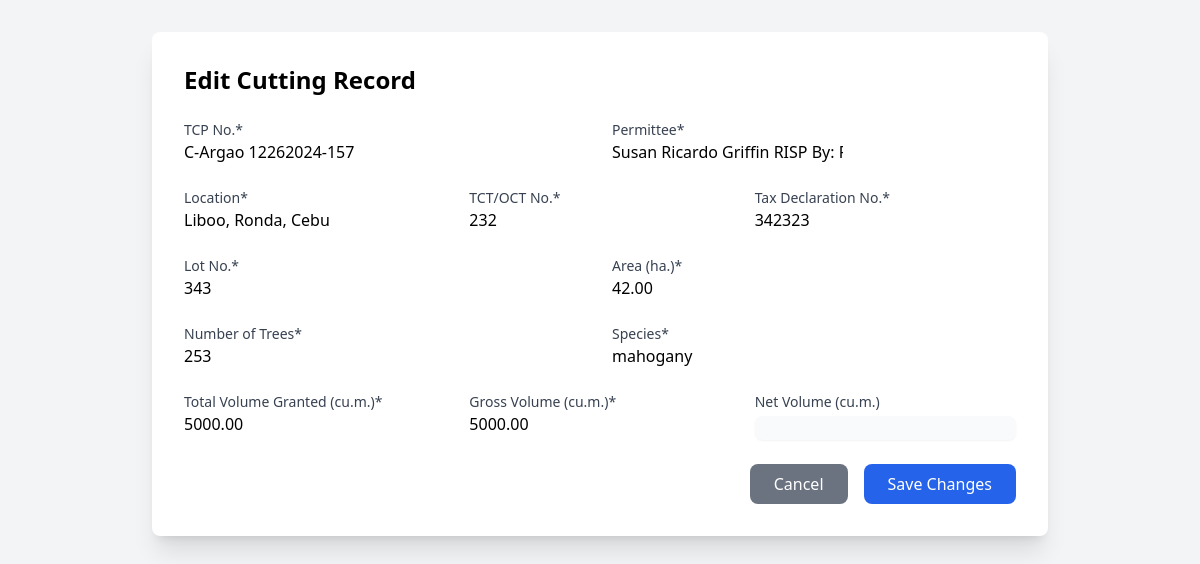
The app's page /cutting/edit/1/ (signed in), older data.
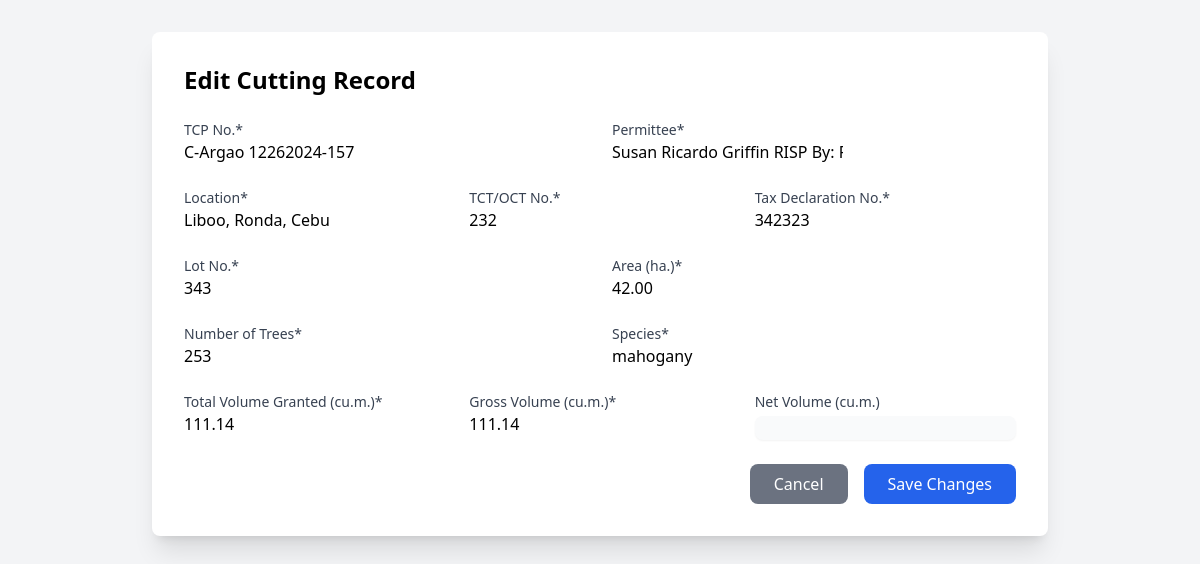
The same page, newer data.
### base/models.py (models this page shows, shortened)
class Cutting(models.Model):
    tcp_no = models.CharField(max_length=100, unique=True)
    permit_issue_date = models.DateField(null=True, blank=True)
    expiry_date = models.DateField(null=True, blank=True)
    permittee = models.CharField(max_length=100)
    rep_by = models.CharField(max_length=100, blank=True, null=True)
    total_volume_granted = models.DecimalField(max_digits=10, decimal_places=2)
    location = models.CharField(max_length=200, default='')
    tct_oct_no = models.CharField(max_length=100, default='')
    tax_dec_no = models.CharField(max_length=100, default='')
    lot_no = models.CharField(max_length=100, default='')
    area = models.DecimalField(max_digits=10, decimal_places=2, default=0)
    no_of_trees = models.IntegerField(default=0)
    species = models.CharField(max_length=100, default='')
    gross_volume = models.DecimalField(max_digits=10, decimal_places=2, default=0)
    created_at = models.DateTimeField(auto_now_add=True)
    updated_at = models.DateTimeField(auto_now=True)
    class Meta:
        ordering = ['-created_at']

### base/views.py (the view)
# urls.py: path('cutting/edit/<int:pk>/', views.edit_cutting, name='edit_cutting'),
@login_required
def edit_cutting(request, pk):
    cutting = get_object_or_404(Cutting, pk=pk)
    if request.method == 'POST':
        form = CuttingForm(request.POST, instance=cutting)
        if form.is_valid():
            form.save()
            messages.success(request, 'Cutting record updated successfully!')
            return redirect('cutting')
    else:
        form = CuttingForm(instance=cutting)
    context = {
        'form': form,
        'cutting': cutting
    }
    return render(request, 'edit_cutting.html', context)

### base/templates/edit_cutting.html (shortened to what this page needs)
{% load static %}
<!DOCTYPE html>
<html lang="en">
<head>
    <script src="https://cdn.tailwindcss.com"></script>
</head>
<body class="bg-gray-100">
    <div class="max-w-4xl mx-auto bg-white p-8 mt-8 shadow-xl rounded-lg">
        <h2 class="text-2xl font-bold mb-6">Edit Cutting Record</h2>
        <form method="POST" class="space-y-6">
            <div class="grid grid-cols-1 md:grid-cols-2 gap-6">
                <div>
                    <label class="block text-sm font-medium text-gray-700">TCP No.*</label>
                    {{ form.tcp_no }}
                </div>
                <div>
                    <label class="block text-sm font-medium text-gray-700">Permittee*</label>
                    {{ form.permittee }}
                </div>
            </div>
            <div class="mt-6">
                <div class="grid grid-cols-1 md:grid-cols-3 gap-6">
                    <div>
                        <label class="block text-sm font-medium text-gray-700">Location*</label>
                        {{ form.location }}
                    </div>
                    <div>
                        <label class="block text-sm font-medium text-gray-700">TCT/OCT No.*</label>
                        {{ form.tct_oct_no }}
                    </div>
                    <div>
                        <label class="block text-sm font-medium text-gray-700">Tax Declaration No.*</label>
                        {{ form.tax_dec_no }}
                    </div>
                </div>
            </div>
            <div class="mt-6">
                <div class="grid grid-cols-1 md:grid-cols-2 gap-6">
                    <div>
                        <label class="block text-sm font-medium text-gray-700">Lot No.*</label>
                        {{ form.lot_no }}
                    </div>
                    <div>
                        <label class="block text-sm font-medium text-gray-700">Area (ha.)*</label>
                        {{ form.area }}
                    </div>
                </div>
            </div>
            <div class="mt-6">
                <div class="grid grid-cols-1 md:grid-cols-2 gap-6">
                    <div>
                        <label class="block text-sm font-medium text-gray-700">Number of Trees*</label>
                        {{ form.no_of_trees }}
                    </div>
                    <div>
                        <label class="block text-sm font-medium text-gray-700">Species*</label>
                        {{ form.species }}
                    </div>
                </div>
            </div>
            <div class="mt-6">
                <div class="grid grid-cols-1 md:grid-cols-3 gap-6">
                    <div>
                        <label class="block text-sm font-medium text-gray-700">Total Volume Granted (cu.m.)*</label>
                        {{ form.total_volume_granted }}
                    </div>
                    <div>
                        <label class="block text-sm font-medium text-gray-700">Gross Volume (cu.m.)*</label>
                        {{ form.gross_volume }}
                    </div>
                    <div>
                        <label class="block text-sm font-medium text-gray-700">Net Volume (cu.m.)</label>
                        <input type="text" id="netVolume" class="mt-1 block w-full rounded-lg border-gray-300 shadow-sm bg-gray-50" readonly>
                    </div>
                </div>
            </div>
            <div class="flex justify-end space-x-4 mt-6">
                <a href="/cutting/" class="bg-gray-500 text-white px-6 py-2 rounded-lg hover:bg-gray-600">
                    Cancel
                </a>
                <button type="submit" class="bg-blue-600 text-white px-6 py-2 rounded-lg hover:bg-blue-700">
                    Save Changes
                </button>
            </div>
        </form>
    </div>
</body>
</html>

Row changes from the older to the newer data that the page shows:
changed Cutting "C-Argao 12262024-157": total_volume_granted "5000.00" → "111.14"; gross_volume "5000.00" → "111.14"
